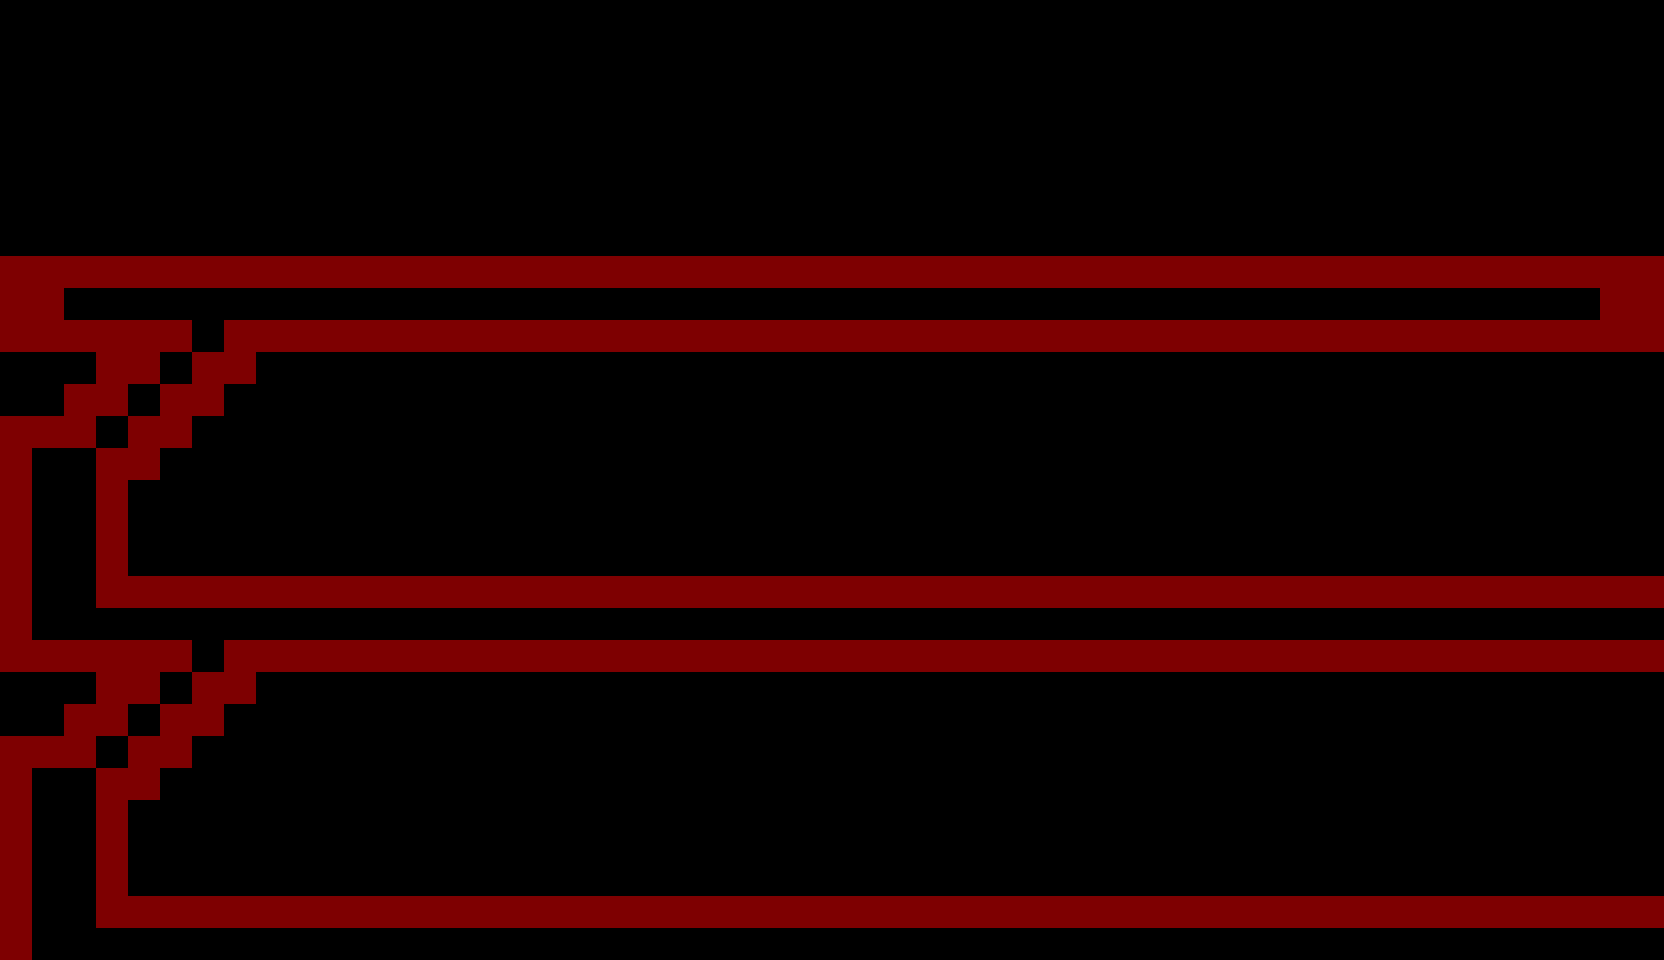

Tiled map render using the project's own tile images. Description and the map definition, with tile-layer contents summarised, below:
An orthogonal 52x30 tile map with 32x32 px tiles, 1 tile layer (navigation) and 34 objects (2x idle, 2x vacuum, eat, drink, poop, ...).

<map version="1.0" orientation="orthogonal" renderorder="left-down" width="52" height="30" tilewidth="32" tileheight="32" nextobjectid="37">
 <tileset firstgid="1" name="tileset" tilewidth="32" tileheight="32" tilecount="4" columns="2">
  <image source="tileset.png" width="64" height="64" />
 </tileset>
 <layer name="navigation" width="52" height="30" opacity="0.5">
  <data>[1560 cells, 304 non-empty, 1 distinct tile ids]</data>
 </layer>
 <objectgroup name="lights">
  <object id="1" x="1472" y="448">
   <ellipse />
  </object>
  <object id="2" x="1344" y="768">
   <ellipse />
  </object>
  <object id="4" x="608" y="768">
   <ellipse />
  </object>
  <object id="5" x="288" y="448">
   <ellipse />
  </object>
  <object id="6" x="544" y="128">
   <ellipse />
  </object>
  <object id="7" x="1248" y="128">
   <ellipse />
  </object>
  <object id="17" x="864" y="448">
   <ellipse />
  </object>
 </objectgroup>
 <objectgroup color="#00ff00" name="tasks">
  <object id="8" name="eat" x="1584" y="928" width="32" height="32">
   <properties>
    <property name="id" type="int" value="0" />
   </properties>
  </object>
  <object id="9" name="drink" x="1344" y="928" width="32" height="32">
   <properties>
    <property name="id" type="int" value="1" />
   </properties>
  </object>
  <object id="10" name="poop" x="1376" y="608" width="32" height="32">
   <properties>
    <property name="id" type="int" value="2" />
   </properties>
  </object>
  <object id="11" name="shower" x="1600" y="608" width="32" height="32">
   <properties>
    <property name="id" type="int" value="3" />
   </properties>
  </object>
  <object id="12" name="sleep" x="832" y="608" width="32" height="32">
   <properties>
    <property name="id" type="int" value="4" />
   </properties>
  </object>
  <object id="13" name="watchtv" x="1248" y="288" width="32" height="32">
   <properties>
    <property name="id" type="int" value="5" />
   </properties>
  </object>
  <object id="14" name="playpiano" x="384" y="928" width="32" height="32">
   <properties>
    <property name="id" type="int" value="6" />
   </properties>
  </object>
  <object id="15" name="playmusic" x="320" y="288" width="32" height="32">
   <properties>
    <property name="id" type="int" value="7" />
   </properties>
  </object>
  <object id="16" name="playcomputer" x="896" y="288" width="32" height="32">
   <properties>
    <property name="id" type="int" value="8" />
   </properties>
  </object>
  <object id="35" name="wash" x="1440" y="608" width="32" height="32">
   <properties>
    <property name="id" type="int" value="14" />
   </properties>
  </object>
 </objectgroup>
 <objectgroup color="#0055ff" name="cat">
  <object id="23" name="eat food" x="832" y="928" width="32" height="32">
   <properties>
    <property name="id" type="int" value="0" />
   </properties>
  </object>
  <object id="24" x="1056" y="928" width="32" height="32" />
  <object id="25" x="192" y="928" width="32" height="32" />
  <object id="26" x="1024" y="608" width="32" height="32" />
  <object id="27" x="1472" y="608" width="32" height="32" />
  <object id="28" x="1408" y="288" width="32" height="32" />
  <object id="29" x="1088" y="288" width="32" height="32" />
  <object id="30" x="544" y="288" width="32" height="32" />
  <object id="31" x="96" y="288" width="32" height="32" />
 </objectgroup>
 <objectgroup color="#ff55ff" name="idle">
  <object id="20" name="idle" x="1056" y="288" width="32" height="32">
   <properties>
    <property name="animation" type="int" value="14" />
    <property name="id" type="int" value="102" />
   </properties>
  </object>
  <object id="19" name="Water other plant" x="320" y="608" width="32" height="32">
   <properties>
    <property name="animation" type="int" value="15" />
    <property name="id" type="int" value="101" />
   </properties>
  </object>
  <object id="18" name="Water Plant" x="608" y="928" width="32" height="32">
   <properties>
    <property name="animation" type="int" value="15" />
    <property name="id" type="int" value="100" />
   </properties>
  </object>
  <object id="22" name="feed cat" x="736" y="928" width="32" height="32">
   <properties>
    <property name="animation" type="int" value="16" />
    <property name="id" type="int" value="103" />
   </properties>
  </object>
  <object id="21" name="idle" x="1440" y="928" width="32" height="32">
   <properties>
    <property name="animation" type="int" value="14" />
    <property name="id" type="int" value="104" />
   </properties>
  </object>
  <object id="32" name="water plant" x="768" y="288" width="32" height="32">
   <properties>
    <property name="animation" type="int" value="15" />
   </properties>
  </object>
  <object id="33" name="vacuum" x="256" y="608" width="32" height="32">
   <properties>
    <property name="id" type="int" value="13" />
   </properties>
  </object>
  <object id="34" name="vacuum" x="160" y="928" width="32" height="32">
   <properties>
    <property name="id" type="int" value="13" />
   </properties>
  </object>
 </objectgroup>
</map>
